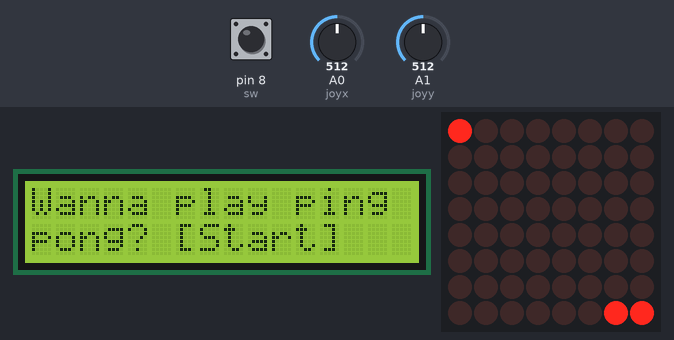
A sketch run on a simulated Arduino Uno, built with avr-gcc and run on an emulated ATmega328P. On the bench: 16×2 character LCD, 8×8 LED matrix. The test bench sets the inputs (shaded band); at power-on: pin 8 (sw) HIGH, A1 (joyy) = 512, A0 (joyx) = 512.

Above: at 1.2 s.
1.3 s: pin 8 (sw) pulled LOW for 0.15 s
At 1.45 s:
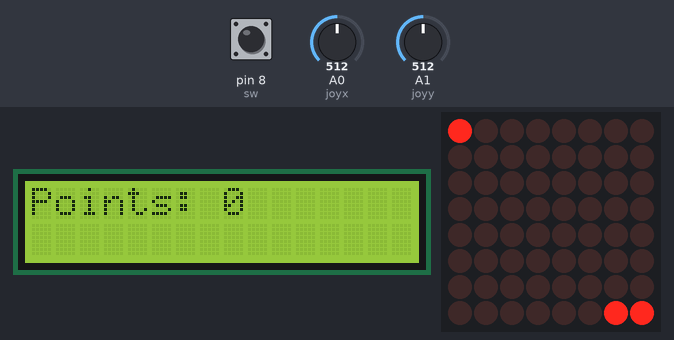
At 1.94 s:
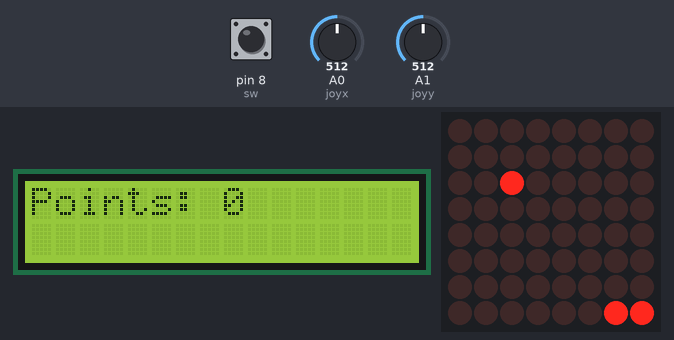
2.0 s: A1 (joyy) set to 539
4.2 s: A1 (joyy) set to 562
At 5.68 s:
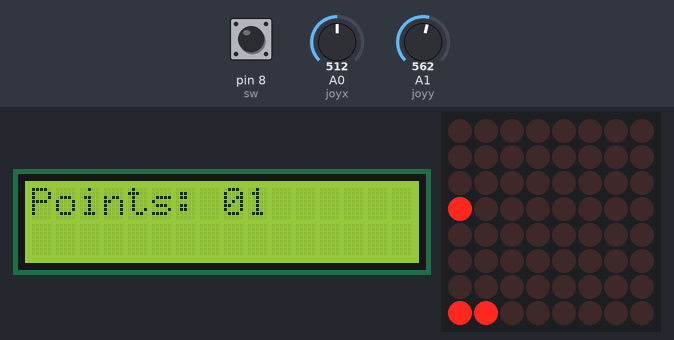
6.0 s: pin 8 (sw) pulled LOW for 3.2 s
At 9.51 s:
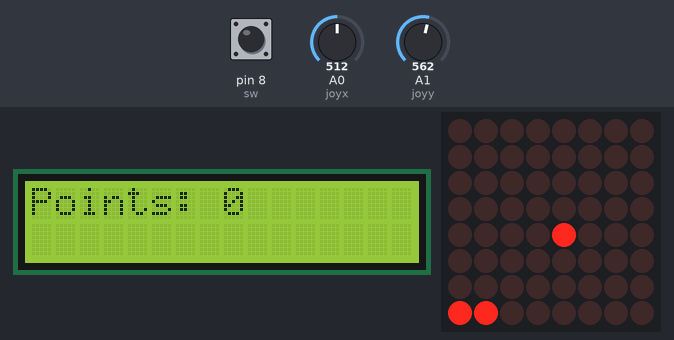
9.8 s: A1 (joyy) set to 486
12.8 s: A1 (joyy) set to 457
Timing chart, 0 to 15.3 s (numbered marks = the images above; inputs shaded):
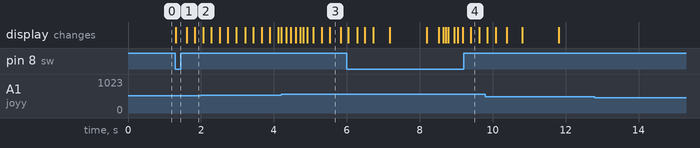

Measured:
- the behaviour switches between 550 and 551 on A1 (joyy) (found by bisection; images 2 and 3)
- after the input at 1.3 s, the display: changes at once (image 1)
- after the input at 4.2 s, the display: first changes at once (image 3 shows a later state)
- after the input at 6.0 s, the display: first differs from a run without the input after 2.2 s (image 4 shows a later state)
- after the input at 12.8 s, every drawn part: stays the same

The sketch:

Pingpong.ino
```cpp
// Include the library
#include <LedControl.h>
#include <LiquidCrystal.h>

unsigned long lmt = 0;

// Make the pins into variables
// MAX7219 pins
const int din = 2;
const int cs = 10;
const int clk = 13;

// LCD Screen pins
const int rs = 12, e = 11, d4 = 4, d5 = 5, d6 = 6, d7 = 7;

// Make the joystick pins into variables
const int joyx = A0;
const int joyy = A1;
const int sw = 8;

// Set start to false and reset timer to make sure game doesn't start immediately
bool start = false;
int time = 0;
int time2 = 0;

// Initialize the MAX7219 module
LedControl lc(din, clk, cs, 1);

// Intialize the LCD Screen
LiquidCrystal lcd(rs, e, d4, d5, d6, d7);

// Make variables that records bar position
int ledposy = 6;
int yright = 7;

// Make variables that record ball position
float ballposX = 0;
float ballposY = 0;

// Make speed variables that are always added to ballpos
float speedX = 1;
float speedY = 1;

// Reset points
int points = 0;

// Allows for a different message everytime you lose after first starting the game
bool start2 = false;

void setup() {
  // Set up the LCD screen
  lcd.begin(16, 2);
  lcd.setCursor(0, 0);

  lcd.print("Wanna play ping");
  lcd.setCursor(0, 1);
  lcd.print("pong? [Start]");

  // Enable and set up MAX7219 Module
  lc.shutdown(0, false);
  lc.setIntensity(0, 3);
  lc.clearDisplay(0);

  // Set the starting point
  lc.setLed(0, ballposY, ballposX, true);
  lc.setLed(0, 7, ledposy, true);
  lc.setLed(0, 7, yright, true);

  // Set start mode button pin to input
  pinMode(sw, INPUT_PULLUP);
}

void loop() {
  // Read the joystick analog values to determine joystick movements
  int x = analogRead(joyx);
  int y = analogRead(joyy);

  // Check if start was clicked and initalize LCD screen for point recording
  if (digitalRead(sw) == LOW && start2 == false) {
    start = !start;
    start2 = true;
    lcd.clear();
    lcd.setCursor(0, 0);
    lcd.print("Points: ");
    lcd.print(points);
    delay(300);
  }
  // Increment joystick timer
  time2++;


  // When game is started (joystick)
  if (start == true) {

    // Move bar based on joystick movements
    if (y > 550 && time2 >= 580) {
      time2 = 0;
      lc.setLed(0, 7, yright, false);
      lc.setLed(0, 7, ledposy, false);
      ledposy--;
      yright--;
      lc.setLed(0, 7, ledposy, true);
      lc.setLed(0, 7, yright, true);
    } else if (y < 470 && time2 >= 580) {
      time2 = 0;
      lc.setLed(0, 7, yright, false);
      lc.setLed(0, 7, ledposy, false);
      ledposy++;
      yright++;
      lc.setLed(0, 7, ledposy, true);
      lc.setLed(0, 7, yright, true);
    }
  }
  // Increment ball timer
  time++;

  // Prevent bar from going out of bounds
  if (ledposy == -1) {
    ledposy = 0;
    yright = 1;
    lc.setLed(0, 7, ledposy, true);
    lc.setLed(0, 7, yright, true);
  } else if (yright == 8) {
    ledposy = 6;
    yright = 7;
    lc.setLed(0, 7, ledposy, true);
    lc.setLed(0, 7, yright, true);
  }

  // When game started (ball)
  if (start == true) {

    // Move ball and check timer
    if (time >= 1000) {
      // Reset timer
      time = 0;

      // Move the ball to a different postion depending on speedX and Y values
      lc.setLed(0, ballposY, ballposX, false);
      ballposY = ballposY + speedY;
      ballposX = ballposX + speedX;
      lc.setLed(0, ballposY, ballposX, true);
      lc.setLed(0, 7, ledposy, true);
      lc.setLed(0, 7, yright, true);

      // Check whether left wall is in contact with the ball
      if (round(ballposX) == 0 && round(ballposY) < 9) {
        // Set speed to a different value for randomness
        if (speedX > 0) {
          speedX = 0.7;
        } else if (speedX < 0) {
          speedX = -0.7;
        }
        // Invert speed to make ball bounce back
        speedX = -speedX;
        delay(50);
      }

      // Check whether right wall is in contact with ball
      if (round(ballposX) == 7 && round(ballposY) < 9) {
        // Set speed to a different value for randomness
        if (speedX > 0) {
          speedX = 0.7;
        } else if (speedX < 0) {
          speedX = -0.7;
        }

        // Invert speed to make ball bounce back
        speedX = -speedX;
        delay(50);
      }

      // Check whether top wall is in contact with ball
      if (round(ballposY) <= 0 && round(ballposX) < 8) {

        // Invert speed for bounce back
        speedY = -speedY;
        delay(50);
      }


      // Check whether the bar hit the ball or not
      if (round(ballposY) >= 7 && round(ballposX) == yright) {

        // Invert speed and add 1 point
        speedY = -speedY;
        points++;
        delay(200);
        lcd.setCursor(9, 0);
        lcd.print(points);
      } else if (round(ballposY) >= 7 && round(ballposX) == ledposy) {
        speedY = -speedY;
        points++;
        delay(200);
        lcd.setCursor(9, 0);
        lcd.print(points);

        // Check whether the bar did not hit the ball
      } else if (round(ballposY) == 10) {

        // Stop the game
        lcd.clear();
        lcd.setCursor(0, 0);
        lcd.print("Game over");
        start = false;
        delay(1000);
        lcd.clear();
        lcd.setCursor(0, 0);
        lcd.print("Try Again");
        lcd.setCursor(0, 1);
        lcd.print("[Yes]");
      }
    }
  }

  // Read SW press when game has already been started once
  if (start2 == true && start == false) {
    if (digitalRead(sw) == LOW) {
      start = !start;
      lc.shutdown(0, false);
      lc.setIntensity(0, 3);
      lc.clearDisplay(0);

      // Reset speed, ballpos, and points and intialize game

      points = 0;

      ballposX = 0;
      ballposY = 0;
      speedX = 1;
      speedY = 1;

      ledposy = 6;
      yright = 7;

      lc.setLed(0, ballposY, ballposX, true);
      lc.setLed(0, 7, ledposy, true);
      lc.setLed(0, 7, yright, true);

      lcd.clear();
      lcd.setCursor(0, 0);
      lcd.print("Points: ");
      lcd.print(points);
      delay(300);
    }
  }

}


// Code by Hamdan Naseer (4RyuXD on Github)
```
